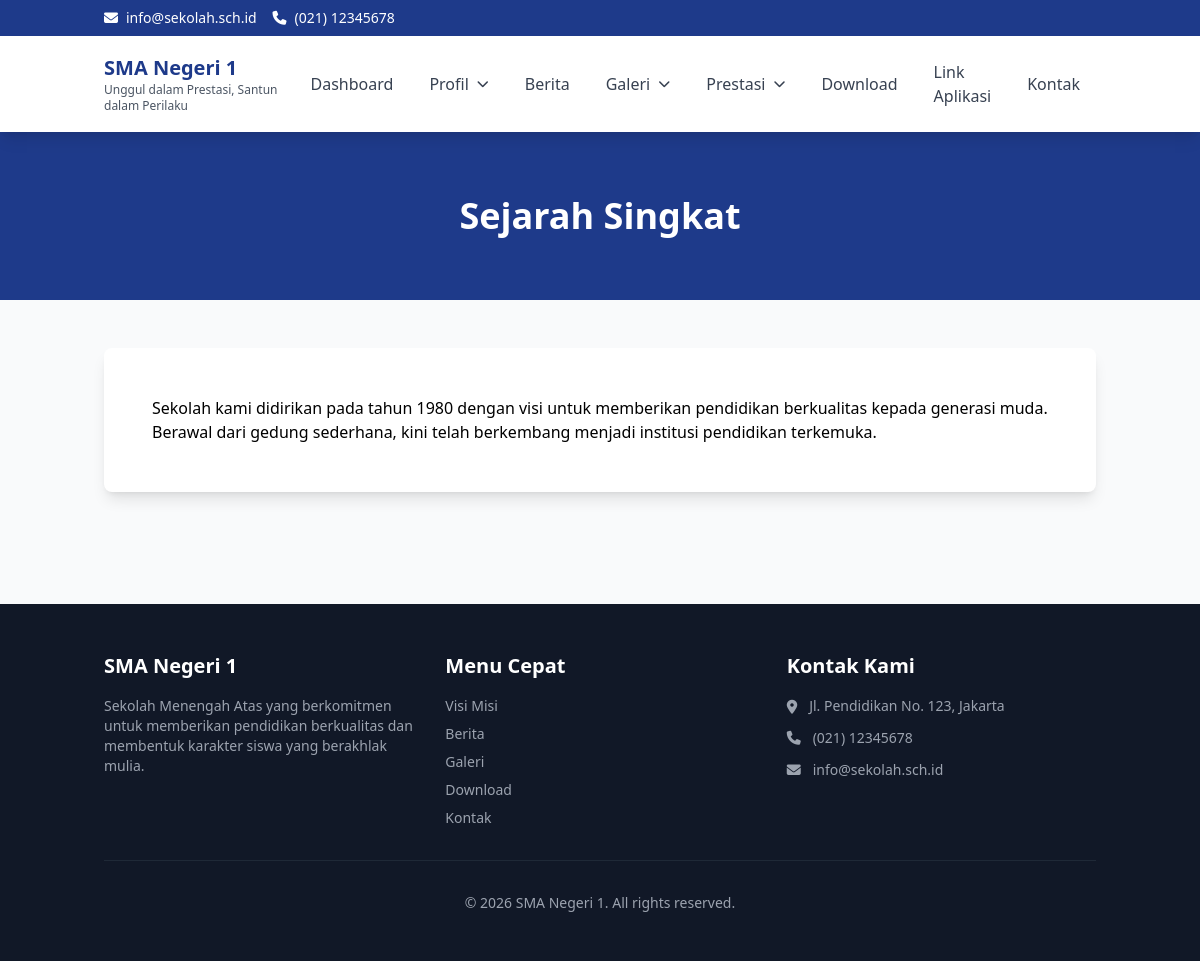
The page /index.php/profil/sejarah on the database its author committed.
### tables this page shows
CREATE TABLE `kontak` (
  `id` int(11) NOT NULL AUTO_INCREMENT,
  `alamat` text NOT NULL,
  `telepon` varchar(50) DEFAULT NULL,
  `fax` varchar(50) DEFAULT NULL,
  `email` varchar(255) DEFAULT NULL,
  `maps_embed` text DEFAULT NULL,
  `facebook` varchar(255) DEFAULT NULL,
  `instagram` varchar(255) DEFAULT NULL,
  `twitter` varchar(255) DEFAULT NULL,
  `youtube` varchar(255) DEFAULT NULL,
  `created_at` datetime DEFAULT CURRENT_TIMESTAMP,
  `updated_at` datetime DEFAULT CURRENT_TIMESTAMP ON UPDATE CURRENT_TIMESTAMP,
  PRIMARY KEY (`id`)
);

CREATE TABLE `settings` (
  `id` int(11) NOT NULL AUTO_INCREMENT,
  `nama_sekolah` varchar(255) NOT NULL,
  `singkatan` varchar(50) DEFAULT NULL,
  `logo` varchar(255) DEFAULT NULL,
  `favicon` varchar(255) DEFAULT NULL,
  `tagline` varchar(255) DEFAULT NULL,
  `deskripsi` text DEFAULT NULL,
  `meta_keywords` text DEFAULT NULL,
  `meta_description` text DEFAULT NULL,
  `created_at` datetime DEFAULT CURRENT_TIMESTAMP,
  `updated_at` datetime DEFAULT CURRENT_TIMESTAMP ON UPDATE CURRENT_TIMESTAMP,
  PRIMARY KEY (`id`)
);

CREATE TABLE `profil` (
  `id` int(11) NOT NULL AUTO_INCREMENT,
  `jenis` enum('visi_misi','sejarah','struktur_organisasi','keunggulan') NOT NULL,
  `judul` varchar(255) NOT NULL,
  `konten` text NOT NULL,
  `gambar` varchar(255) DEFAULT NULL,
  `created_at` datetime DEFAULT CURRENT_TIMESTAMP,
  `updated_at` datetime DEFAULT CURRENT_TIMESTAMP ON UPDATE CURRENT_TIMESTAMP,
  PRIMARY KEY (`id`),
  UNIQUE KEY `jenis` (`jenis`)
);

### application/core/MY_Controller.php (called while the page is built, shortened)
<?php
class Public_Controller extends MY_Controller {
    public function __construct() {
        $this->load->model('settings_model');
        $this->load->model('kontak_model');
    }
    protected function render_public($view, $data = []) {
        $data['settings'] = $this->settings_model->get();
        $data['kontak'] = $this->kontak_model->get();
        $this->load->view('public/layouts/header', $data);
        $this->load->view($view, $data);
        $this->load->view('public/layouts/footer', $data);
    }
}

### application/controllers/Profil.php (called while the page is built, shortened)
<?php
class Profil extends Public_Controller {
    public function sejarah() {
        $data['title'] = 'Sejarah Singkat';
        $data['profil'] = $this->profil_model->get_by_jenis('sejarah');
        $this->render_public('public/profil/view', $data);
    }
}

### index.php (called while the page is built, shortened)
<?php
require_once BASEPATH.'core/CodeIgniter.php';

### application/models/Kontak_model.php (called while the page is built, shortened)
<?php
class Kontak_model extends CI_Model {
    private $table = 'kontak';
    public function get() {
        return $this->db->get($this->table)->row();
    }
}

### application/models/Settings_model.php (called while the page is built, shortened)
<?php
class Settings_model extends CI_Model {
    private $table = 'settings';
    public function get() {
        return $this->db->get($this->table)->row();
    }
}

### application/models/Profil_model.php (called while the page is built, shortened)
<?php
class Profil_model extends CI_Model {
    private $table = 'profil';
    public function get_by_jenis($jenis) {
        return $this->db->get_where($this->table, ['jenis' => $jenis])->row();
    }
}

### application/views/public/profil/view.php (the view, shortened to what this page needs)
<div class="bg-blue-900 text-white py-16">
    <div class="container mx-auto px-4">
        <h1 class="text-4xl font-bold text-center"><?= $title ?></h1>
    </div>
</div>
<div class="container mx-auto px-4 py-12">
    <?php if($profil): ?>
    <div class="bg-white rounded-lg shadow-lg p-8 md:p-12">
        <div class="prose max-w-none">
            <?= $profil->konten ?>
        </div>
    </div>
    <?php else: ?>
    <div class="text-center py-12">
        <p class="text-gray-500 text-lg">Konten belum tersedia</p>
    </div>
    <?php endif; ?>
</div>

### application/views/public/layouts/header.php (shortened to what this page needs)
<!DOCTYPE html>
<html lang="id">
<head>
    <script src="https://cdn.tailwindcss.com"></script>
    <link rel="stylesheet" href="https://cdnjs.cloudflare.com/ajax/libs/font-awesome/6.4.0/css/all.min.css">
</head>
<body class="bg-gray-50">
    <div class="bg-blue-900 text-white py-2 hidden md:block">
        <div class="container mx-auto px-4">
            <div class="flex justify-between items-center text-sm">
                <div class="flex items-center space-x-4">
                    <?php if(isset($kontak) && $kontak->email): ?>
                        <span><i class="fas fa-envelope mr-2"></i><?= $kontak->email ?></span>
                    <?php endif; ?>
                    <?php if(isset($kontak) && $kontak->telepon): ?>
                        <span><i class="fas fa-phone mr-2"></i><?= $kontak->telepon ?></span>
                    <?php endif; ?>
                </div>
            </div>
        </div>
    </div>
    <nav class="bg-white shadow-lg sticky top-0 z-50">
        <div class="container mx-auto px-4">
            <div class="flex justify-between items-center py-4">
                <div class="flex items-center space-x-3">
                    <div>
                        <h1 class="text-xl font-bold text-blue-900"><?= isset($settings) ? $settings->nama_sekolah : 'Sekolah' ?></h1>
                        <?php if(isset($settings) && $settings->tagline): ?>
                            <p class="text-xs text-gray-600"><?= $settings->tagline ?></p>
                        <?php endif; ?>
                    </div>
                </div>
                <div class="hidden lg:flex items-center space-x-1">
                    <a href="<?= base_url() ?>" class="px-4 py-2 text-gray-700 hover:text-blue-600 hover:bg-blue-50 rounded-lg transition">Dashboard</a>
                    <div class="relative group">
                        <button class="px-4 py-2 text-gray-700 hover:text-blue-600 hover:bg-blue-50 rounded-lg transition flex items-center">
                            Profil <i class="fas fa-chevron-down ml-2 text-xs"></i>
                        </button>
                    </div>
                    <a href="<?= base_url('berita') ?>" class="px-4 py-2 text-gray-700 hover:text-blue-600 hover:bg-blue-50 rounded-lg transition">Berita</a>
                    <div class="relative group">
                        <button class="px-4 py-2 text-gray-700 hover:text-blue-600 hover:bg-blue-50 rounded-lg transition flex items-center">
                            Galeri <i class="fas fa-chevron-down ml-2 text-xs"></i>
                        </button>
                    </div>
                    <div class="relative group">
                        <button class="px-4 py-2 text-gray-700 hover:text-blue-600 hover:bg-blue-50 rounded-lg transition flex items-center">
                            Prestasi <i class="fas fa-chevron-down ml-2 text-xs"></i>
                        </button>
                    </div>
                    <a href="<?= base_url('download') ?>" class="px-4 py-2 text-gray-700 hover:text-blue-600 hover:bg-blue-50 rounded-lg transition">Download</a>
                    <a href="<?= base_url('link-aplikasi') ?>" class="px-4 py-2 text-gray-700 hover:text-blue-600 hover:bg-blue-50 rounded-lg transition">Link Aplikasi</a>
                    <a href="<?= base_url('kontak') ?>" class="px-4 py-2 text-gray-700 hover:text-blue-600 hover:bg-blue-50 rounded-lg transition">Kontak</a>
                </div>
            </div>
        </div>
    </nav>

### application/views/public/layouts/footer.php (shortened to what this page needs)
    <footer class="bg-gray-900 text-white mt-16">
        <div class="container mx-auto px-4 py-12">
            <div class="grid grid-cols-1 md:grid-cols-3 gap-8">
                <div>
                    <h3 class="text-xl font-bold mb-4"><?= isset($settings) ? $settings->nama_sekolah : 'Sekolah' ?></h3>
                    <?php if(isset($settings) && $settings->deskripsi): ?>
                        <p class="text-gray-400 text-sm"><?= character_limiter(strip_tags($settings->deskripsi), 150) ?></p>
                    <?php endif; ?>
                </div>
                <div>
                    <h3 class="text-xl font-bold mb-4">Menu Cepat</h3>
                    <ul class="space-y-2 text-gray-400 text-sm">
                        <li><a href="<?= base_url('profil/visi_misi') ?>" class="hover:text-white transition">Visi Misi</a></li>
                        <li><a href="<?= base_url('berita') ?>" class="hover:text-white transition">Berita</a></li>
                        <li><a href="<?= base_url('galeri/foto') ?>" class="hover:text-white transition">Galeri</a></li>
                        <li><a href="<?= base_url('download') ?>" class="hover:text-white transition">Download</a></li>
                        <li><a href="<?= base_url('kontak') ?>" class="hover:text-white transition">Kontak</a></li>
                    </ul>
                </div>
                <div>
                    <h3 class="text-xl font-bold mb-4">Kontak Kami</h3>
                    <ul class="space-y-3 text-gray-400 text-sm">
                        <?php if(isset($kontak) && $kontak->alamat): ?>
                            <li class="flex items-start">
                                <i class="fas fa-map-marker-alt mt-1 mr-3"></i>
                                <span><?= $kontak->alamat ?></span>
                            </li>
                        <?php endif; ?>
                        <?php if(isset($kontak) && $kontak->telepon): ?>
                            <li class="flex items-center">
                                <i class="fas fa-phone mr-3"></i>
                                <span><?= $kontak->telepon ?></span>
                            </li>
                        <?php endif; ?>
                        <?php if(isset($kontak) && $kontak->email): ?>
                            <li class="flex items-center">
                                <i class="fas fa-envelope mr-3"></i>
                                <span><?= $kontak->email ?></span>
                            </li>
                        <?php endif; ?>
                    </ul>
                </div>
            </div>
            <div class="border-t border-gray-800 mt-8 pt-8 text-center text-gray-400 text-sm">
                <p>&copy; <?= date('Y') ?> <?= isset($settings) ? $settings->nama_sekolah : 'Sekolah' ?>. All rights reserved.</p>
            </div>
        </div>
    </footer>
</body>
</html>

### rows shown on the page
kontak: email "info@sekolah.sch.id", telepon "(021) 12345678", alamat "Jl. Pendidikan No. 123, Jakarta"
settings: nama_sekolah "SMA Negeri 1", tagline "Unggul dalam Prestasi, Santun dalam Perilaku", deskripsi "Sekolah Menengah Atas yang berkomitmen untuk memberikan pendidikan berkualitas dan membentuk karakter siswa yang berakhlak mulia."
profil: konten "Sekolah kami didirikan pada tahun 1980 dengan visi untuk memberikan pendidikan berkualitas kepada generasi muda. Berawal dari gedung sederhana, kini telah berkembang menjadi institusi pendidikan terkemuka."

### other values the page prints
$title "Sejarah Singkat"
